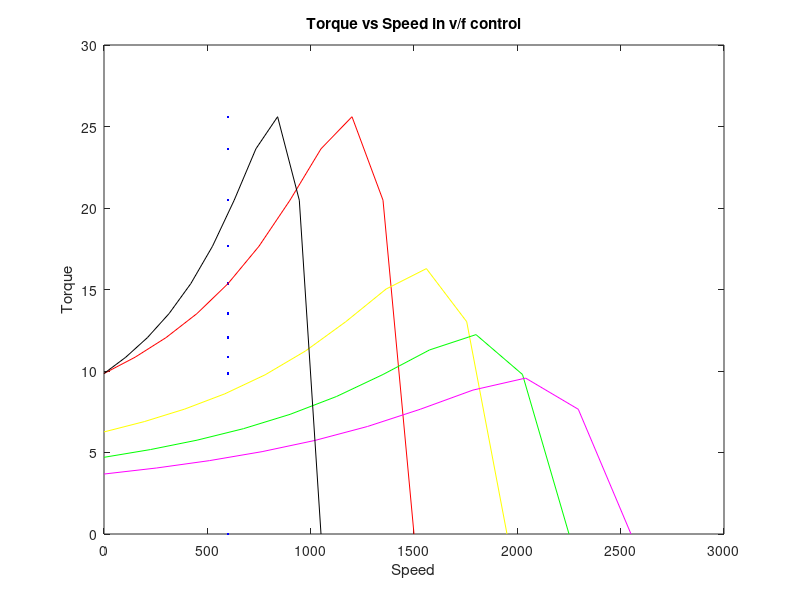

The MATLAB script that drew this image:
%Suchitran Das . 34201619005%

clc;
clear all;
close all;
m = 8;
f = 20;
alpha = 0.2;
s = [0:0.1:1];
x = m.^2;
num = s.*alpha;
den = s.^2+alpha.^2;
z = (num./den);
T = 0.8 * x * z;
ns = 120 * f / 4;
nr = (1-s).*ns;
plot(ns,T,'b');
hold on;
f1 = 50;
ns1 = 120*f1/4;
nr1 = (1-s).*ns1;
plot(nr1,T,'r');
hold on;
xlabel('Speed');
ylabel('Torque');
title('Torque vs Speed in v/f control');
%frequency above 50 Hz
%For frequency 65 Hz, voltage = 415 V;
x1 = 6.38.^2;
T1 = 0.8*x1*z;
ns2 = 120 *65 /4;
nr2 = (1-s).*ns2;
plot(nr2,T1,'y');
hold on;
%For frequency 75 Hz, voltage = 415 V;
%v/f = 415/75;
x2 = 5.53.^2;
T2 = 0.8*x2*z;
ns3 = 120 *75 /4;
nr3 = (1-s).*ns3;
plot(nr3,T2,'g');
hold on;
%For frequency 85 Hz, voltage = 415 V;
%v/f = 415/85;
x3 = 4.89.^2;
T3 = 0.8*x3*z;
ns4 = 120 *85 /4;
nr4 = (1-s).*ns4;
plot(nr4,T3,'m');
hold on;
f2 = 35;
ns5 = 120*35/4;
nr5= (1-s).*ns5;
plot(nr5,T,'k');
hold on;